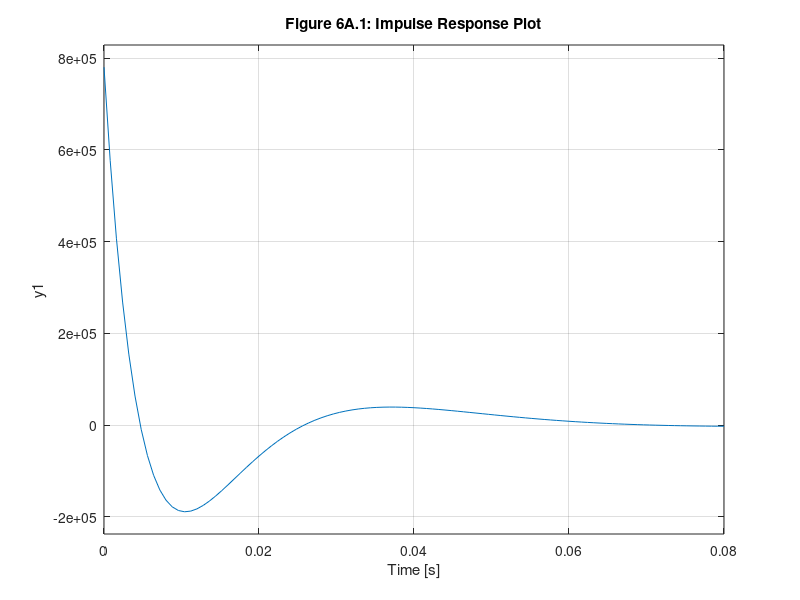

This chart was generated by the following MATLAB code: (Note: this script raises an error after producing the figure.)
% Christopher Brant
% C19816588
% MATLAB Homework 6A Due on 11/29/17

clear; clc; close all;

% a, b, c, and d denote the four leftmost nonzero digits of my student ID
a = 1;
b = 9;
c = 8;
d = 1;

% H_s will denote the impulse signal H(s)
% k will denote the gain of the impulse signal
k = ((10^6)*(c^2)*(d^2)) / (a*((a^2)+(b^2)));
H_s = zpk([-a, -a+(b*j), -a-(b*j)], [-10*c, -10*c, -100*d, -100*d], k);

% h and t will denote the impulse response variables
[h,t] = impulse(H_s);

% Plot the impulse response
figure();
impulse(H_s);
title('Figure 6A.1: Impulse Response Plot');

% Use lsiminfo to determine info about the impulse response
% Impulse Info is denoted by h_impulse
h_impulse = lsiminfo(h, t);

% Print out field values of h_impulse
h_impulse

% g and t will denote the step response variables
[g,t] = step(H_s);

% Plot the step response
figure();
step(H_s);
title('Figure 6A.2: Step Response Plot');

% Use stepinfo to determine info about the step response
% Step info is denoted by h_step
h_step = stepinfo(H_s);

% Print out the field values of h_step
h_step

% x and t denotes the gensig generated input signal for question 3
[x,t] = gensig('square', 2, 20, 1/10);

% y will denote the output response of the system with input x and t
y = lsim(H_s, x, t);

% Plot the output response
figure();
lsim(H_s, x, t);
title('Figure 6A.3: Output Response Plot');

% y_response will denote the lsiminfo response variable
y_response = lsiminfo(y, t);

% Print out the field values of y_response
y_response

% Plot the bode magnitude and phase plots
figure();
bode(H_s,{(10^-1),(10^5)});
title('Figure 6A.4: Bode Magnitude and Phase Plots');

% Plot the pole-zero diagram
figure();
pzplot(H_s);
title('Figure 6A.5: Pole-Zero Diagram');


